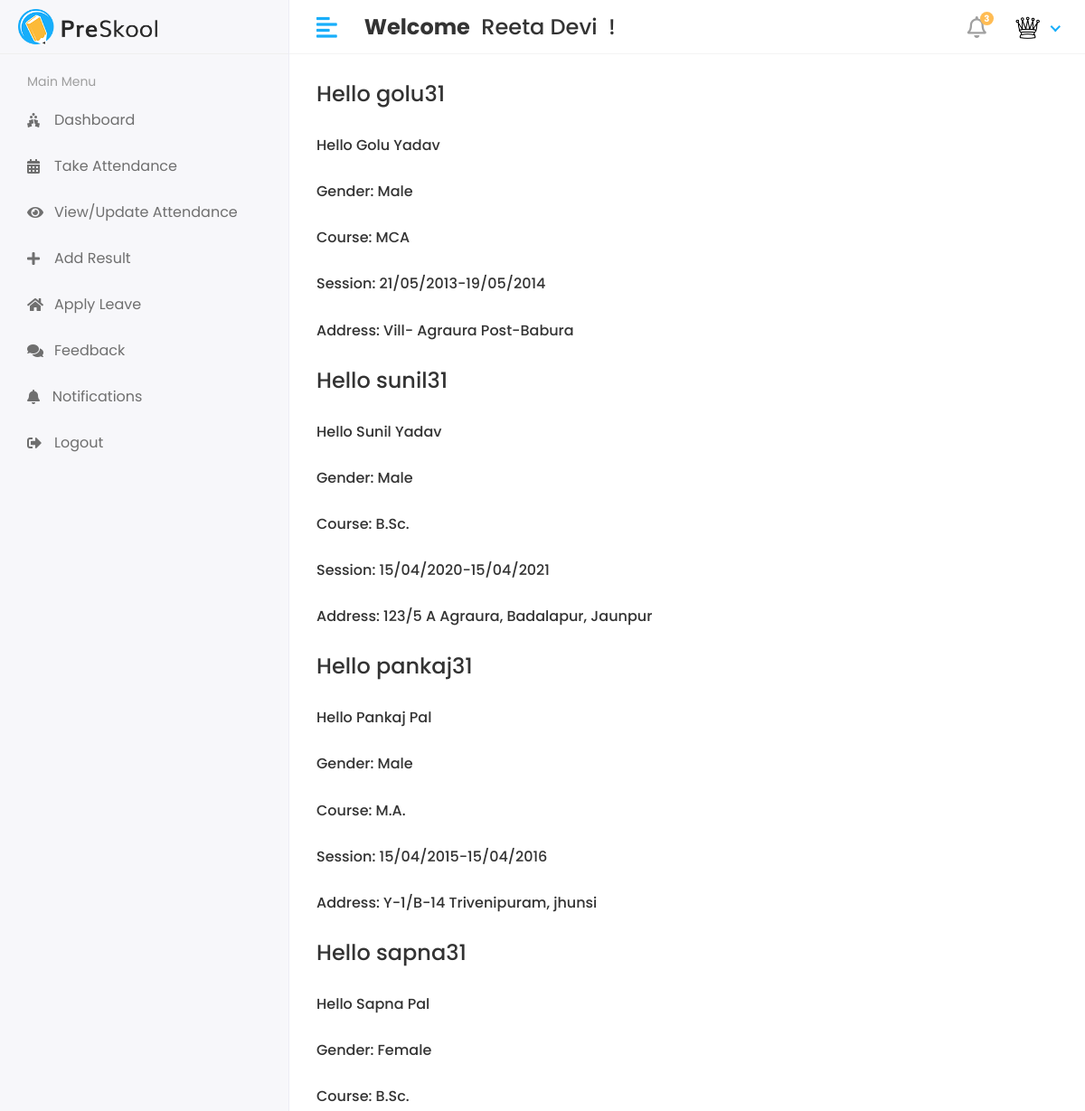
/Student/Home (signed in, upper part), run on an earlier commit of the app's database.
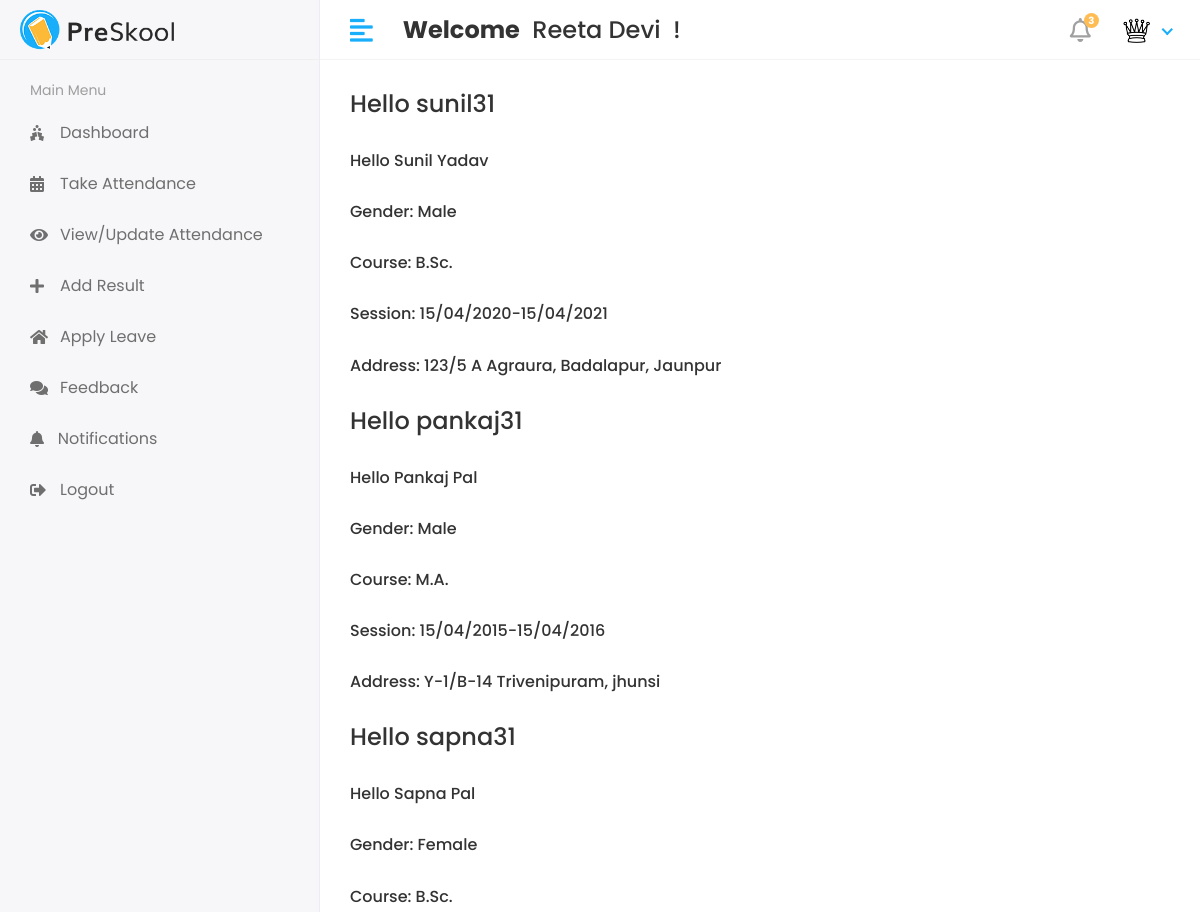
And on a later commit of the database.
### myApp/models.py (models this page shows, shortened)
class Student(models.Model):
  objects = None
  admin = models.OneToOneField(CustomUser, on_delete=models.CASCADE)
  address = models.TextField()
  gender = models.CharField(max_length=100)
  course_id = models.ForeignKey(Course, on_delete=models.DO_NOTHING)
  session_year_id = models.ForeignKey(SessionYear, on_delete=models.DO_NOTHING)
  create_date = models.DateTimeField(auto_now_add=True)
  update_date = models.DateTimeField(auto_now=True)

class CustomUser(AbstractUser):
  USER = (
    (1, 'HOD'),
    (2, 'STAFF'),
    (3, 'STUDENT'),
  )
  user_type = models.CharField(choices=USER, max_length=50, default=1)
  profile_Pic = models.ImageField(upload_to='media/profilePic')

class Course(models.Model):
  objects = None
  course_name = models.CharField(max_length=100)
  create_date = models.DateTimeField(auto_now_add=True)
  update_date = models.DateTimeField(auto_now=True)
  def __str__(self):
    return self.course_name

class SessionYear(models.Model):
  objects = None
  session_start = models.CharField(max_length=50)
  session_end = models.CharField(max_length=50)
  def __str__(self):
    return self.session_start + "-" + self.session_end

### StudentManagementProject/Student_Views.py (the view)
@login_required(login_url='/')
def home(request):
    student = Student.objects.all()
    context = {"students": student}
    return render(request, 'Student/home.html', context)

### templates/Student/home.html
{% extends 'base.html' %}
{% block content %}
    {% if students %}
        {% for student in students %}
            <h4>Hello {{student.admin.username}}</h4><br/>
            <h6>Hello {{student.admin.first_name}}&nbsp;{{student.admin.last_name}}</h6><br/>
            <h6>Gender: {{student.gender}}</h6><br/>
            <h6>Course: {{student.course_id}}</h6><br/>
            <h6>Session: {{student.session_year_id}}</h6><br/>
            <h6>Address: {{student.address}}</h6><br/>
        {% endfor %}
    {% endif %}
{% endblock %}

What changed in the data, as far as the page shows it:
removed Student: admin.username "golu31", admin.first_name "Golu", admin.last_name "Yadav", gender "Male", course_id "MCA", session_year_id "21/05/2013-19/05/2014", address "Vill- Agraura Post-Babura"
